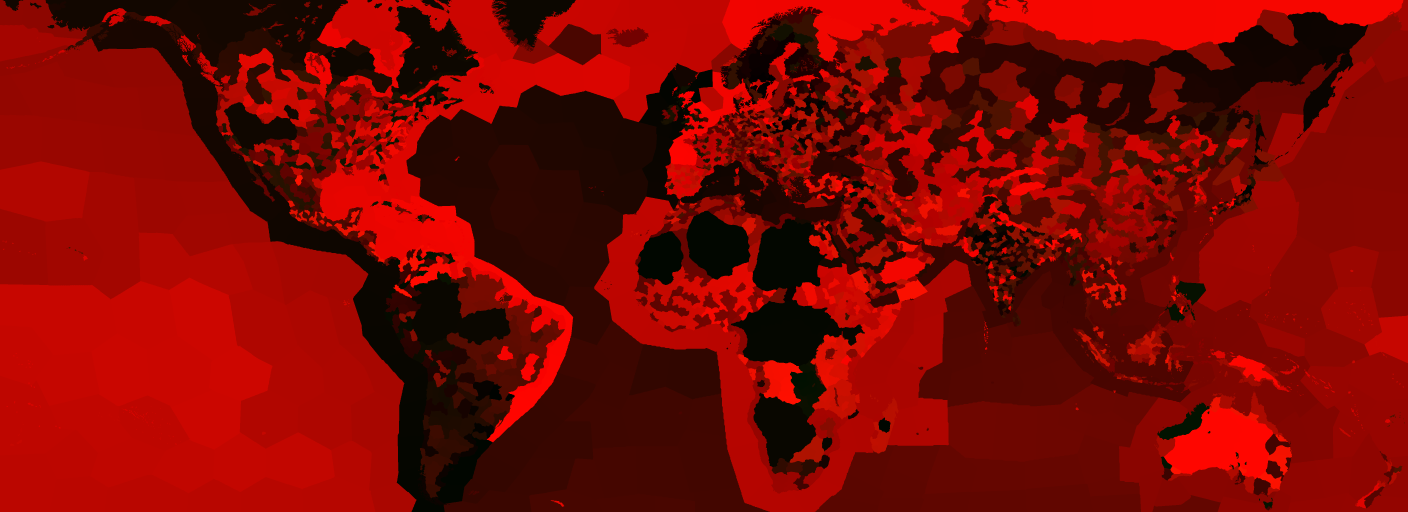
#> input picture assets/color_lookup_map.png, 5632 x 2048 px (shown at 1/4 size)
$ python province_edge_lattice_contract_smoke.py
#> lines starting #> are read from the running program, lines starting #| are printed output that depends on the picture
#!/usr/bin/env python3
"""Validate the renderer-independent province edge-lattice contract."""

from pathlib import Path

import numpy as np
from PIL import Image


ROOT = Path(__file__).resolve().parents[1]


def require(condition: bool, message: str) -> None:
    if not condition:
        raise RuntimeError(message)


def main() -> int:
    lookup_path = ROOT / "assets" / "color_lookup_map.png"
    lattice_shader_path = ROOT / "shaders" / "province_edge_lattice.gdshader"
    final_shader_path = ROOT / "shaders" / "final_output_political_map.gdshader"
    scene_path = ROOT / "scenes" / "main.tscn"
    lookup = np.asarray(Image.open(lookup_path).convert("RGB"), dtype=np.uint8)[:, :, :2]
    vertical = np.zeros(lookup.shape[:2], dtype=np.bool_)
    horizontal = np.zeros(lookup.shape[:2], dtype=np.bool_)
    vertical[:, 1:] = np.any(lookup[:, 1:] != lookup[:, :-1], axis=2)
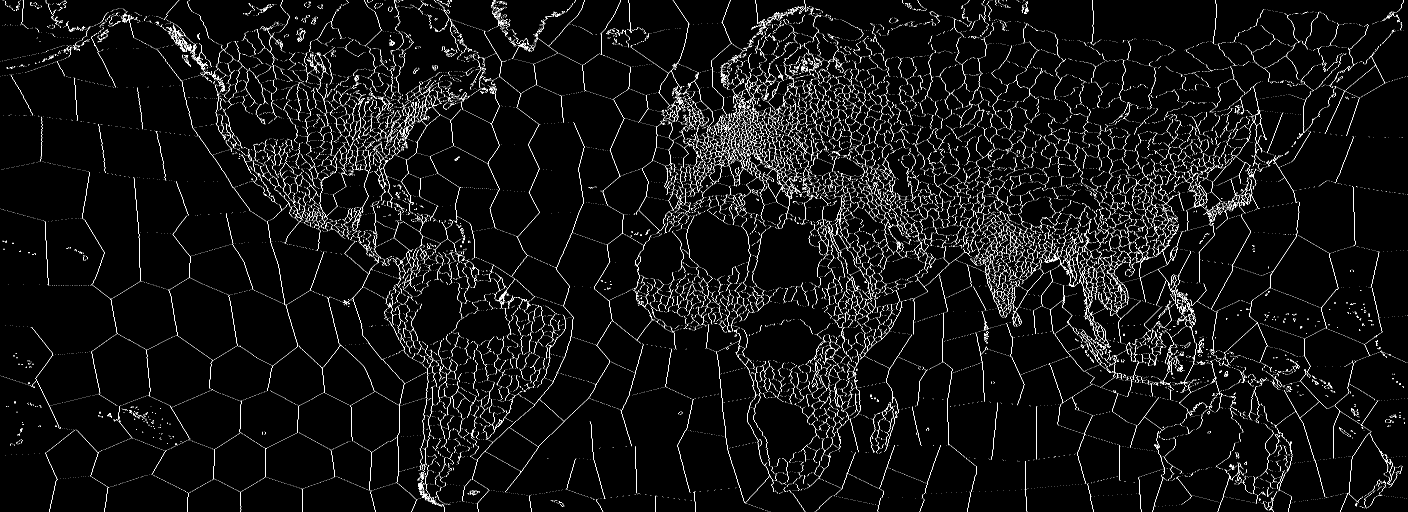
#> vertical: shape (2048, 5632) bool (shown at 1/4 size); 2% white in thin lines or dots
    horizontal[1:, :] = np.any(lookup[1:, :] != lookup[:-1, :], axis=2)
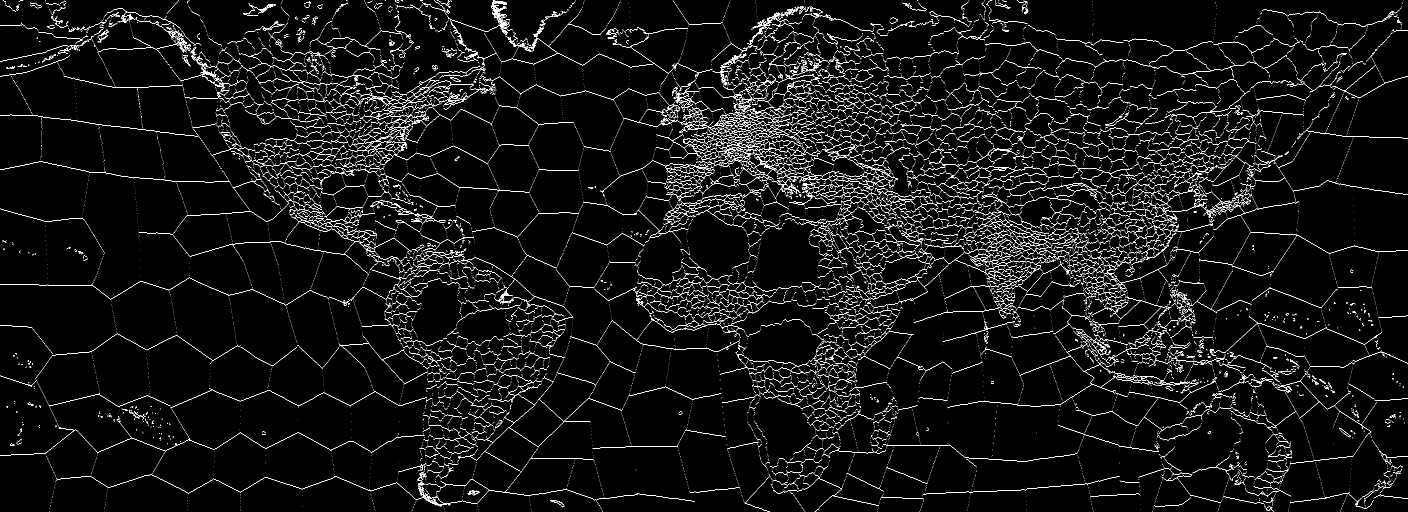
#> horizontal: shape (2048, 5632) bool (shown at 1/4 size); 2.2% white in thin lines or dots
    require(not vertical[:, 0].any(), "vertical lattice must not invent a wrapped left-map edge")
    require(not horizontal[0, :].any(), "horizontal lattice must not invent a wrapped top-map edge")
    require(int(vertical.sum()) > 100_000, "vertical lattice must contain representative province adjacencies")
    require(int(horizontal.sum()) > 100_000, "horizontal lattice must contain representative province adjacencies")

#> (the run stopped early here; a loop or call above may not have finished)

$ run again, with assets/colormap_water.png copied over assets/color_lookup_map.png
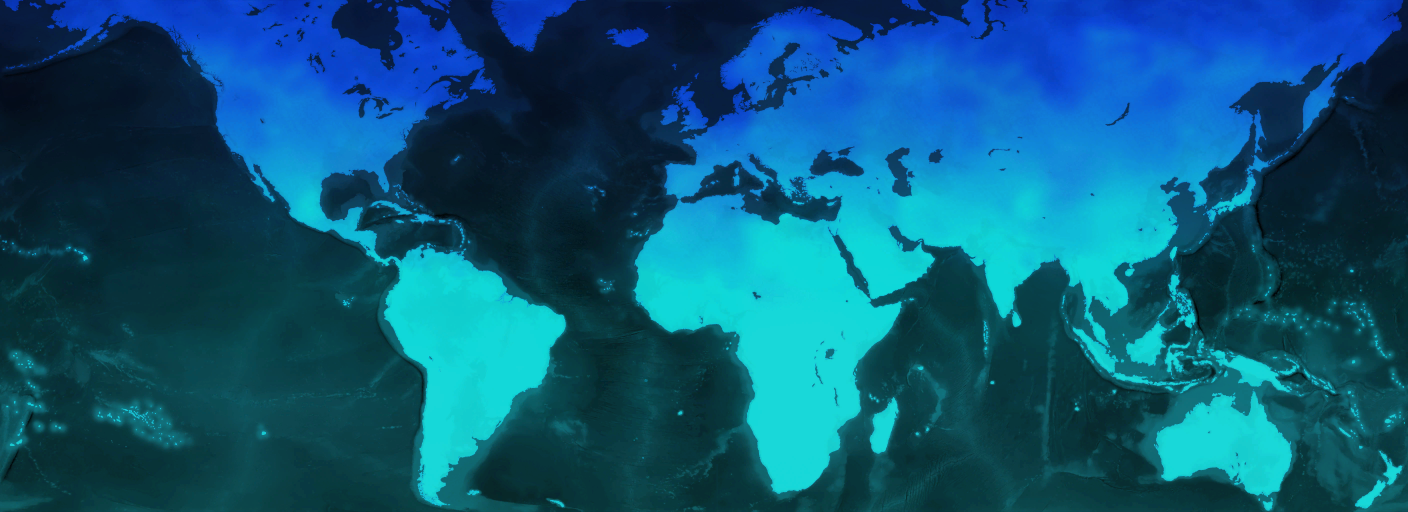
#> input picture assets/colormap_water.png, 2816 x 1024 px (shown at 1/2 size)
#> in main, `vertical[:, 1:] = np.any(lookup[:, 1:] != lookup[:, :-1], axis=2)`:
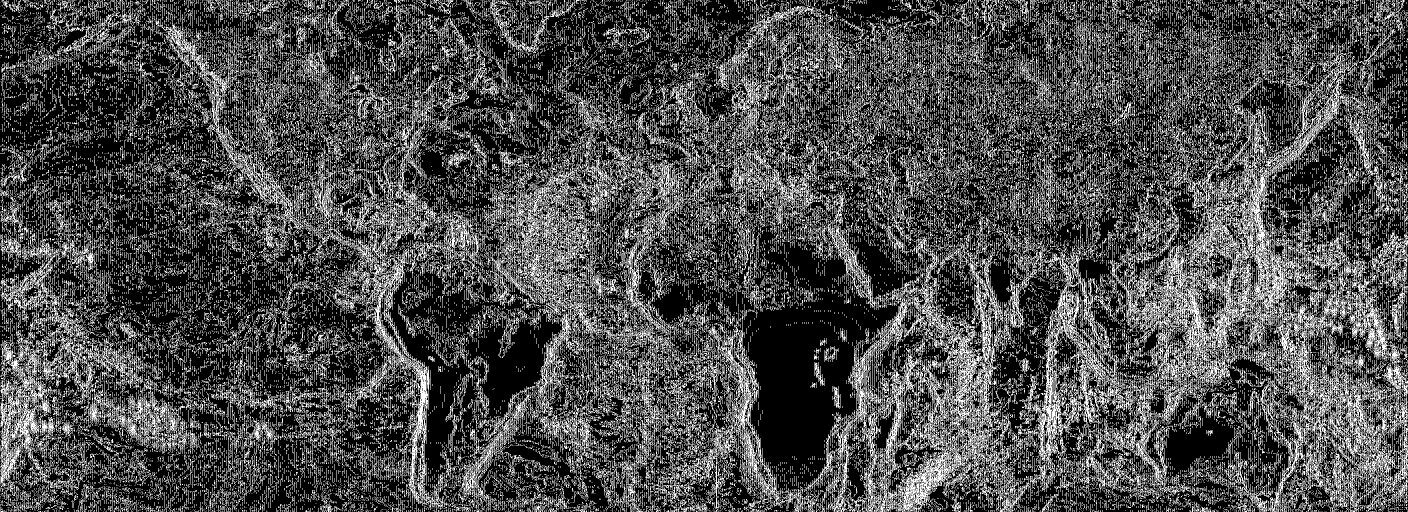
#> vertical: shape (1024, 2816) bool (shown at 1/2 size); 29.6% white in thin lines or dots
#> in main, `horizontal[1:, :] = np.any(lookup[1:, :] != lookup[:-1, :], axis=2)`:
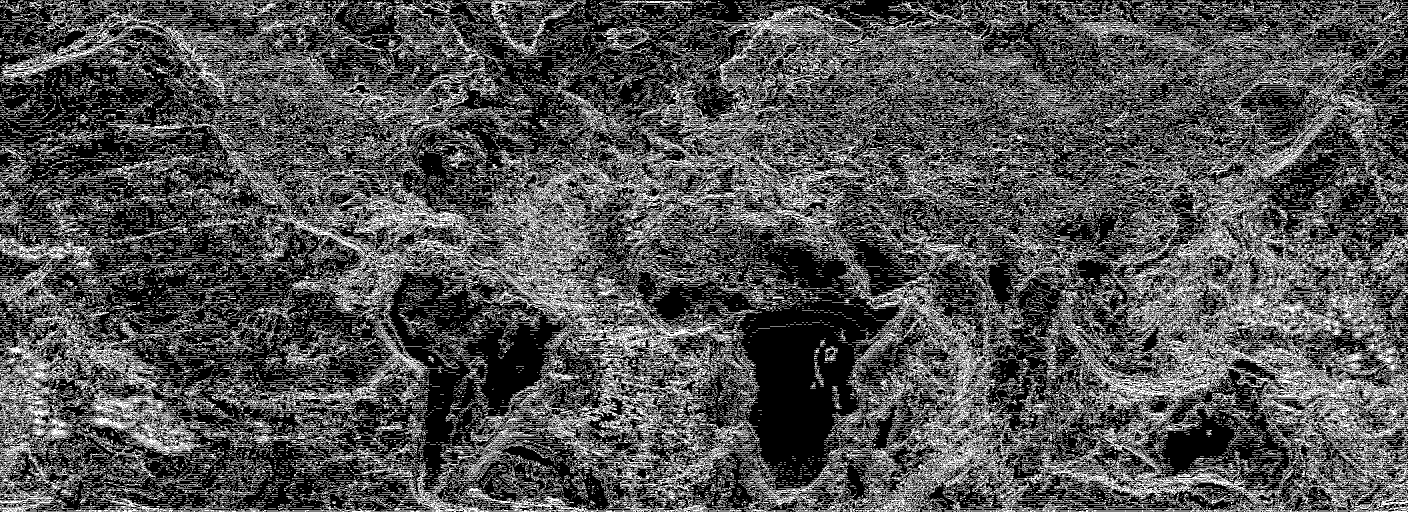
#> horizontal: shape (1024, 2816) bool (shown at 1/2 size); 31.8% white in thin lines or dots
